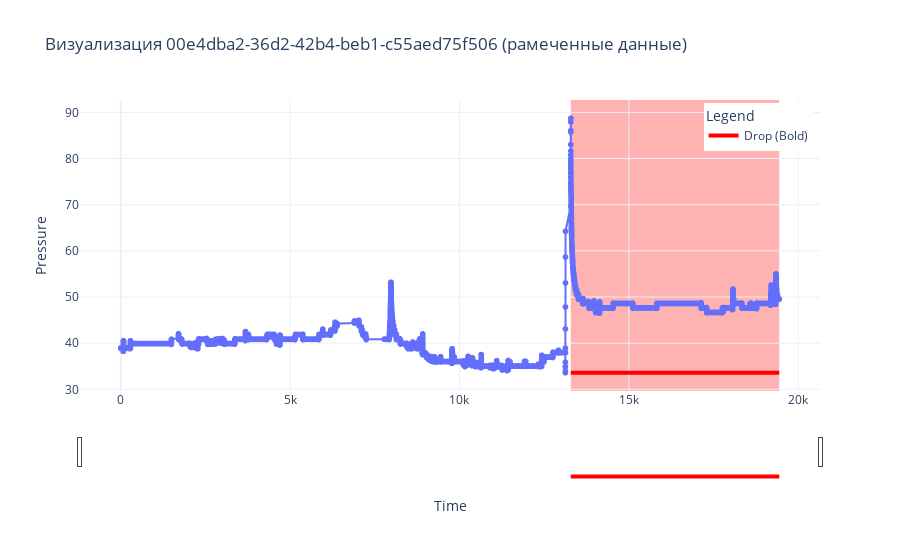

Notebook code for this chart:
### Code cell
plot_annotated_data(df1, gt_df, selected_file)

### Figure 1 — Plotly figure (JSON) as saved in the notebook; plotly's stock layout.template omitted (floating-point values rounded to 4 significant figures; data arrays with more than 128 entries replaced by an {"elided": "..."} marker saying what was removed)
{"data": [{"hovertemplate": "time=%{x}<br>pressure=%{y}<extra></extra>", "legendgroup": "", "line": {"color": "#636efa", "dash": "solid"}, "marker": {"symbol": "circle"}, "mode": "lines+markers", "name": "", "showlegend": false, "type": "scattergl", "x": {"elided": "50457 float values"}, "xaxis": "x", "y": {"elided": "50457 float values"}, "yaxis": "y"}, {"line": {"color": "red", "width": 4}, "mode": "lines", "name": "Drop (Bold)", "type": "scatter", "x": [13290.0, 19440.0], "y": [33.6, 33.6]}], "layout": {"legend": {"title": {"text": "Legend"}, "tracegroupgap": 0, "x": 0.99, "xanchor": "right", "y": 0.99, "yanchor": "top"}, "shapes": [{"fillcolor": "red", "layer": "below", "line": {"width": 0}, "name": "Drop", "opacity": 0.3, "type": "rect", "x0": 13290.0, "x1": 19440.0, "xref": "x", "y0": 0, "y1": 1, "yref": "y domain"}], "title": {"text": "Визуализация 00e4dba2-36d2-42b4-beb1-c55aed75f506 (рамеченные данные)"}, "xaxis": {"anchor": "y", "domain": [0, 1], "rangeslider": {"visible": true}, "title": {"text": "Time"}, "type": "linear"}, "yaxis": {"anchor": "x", "domain": [0, 1], "fixedrange": false, "title": {"text": "Pressure"}}}}
